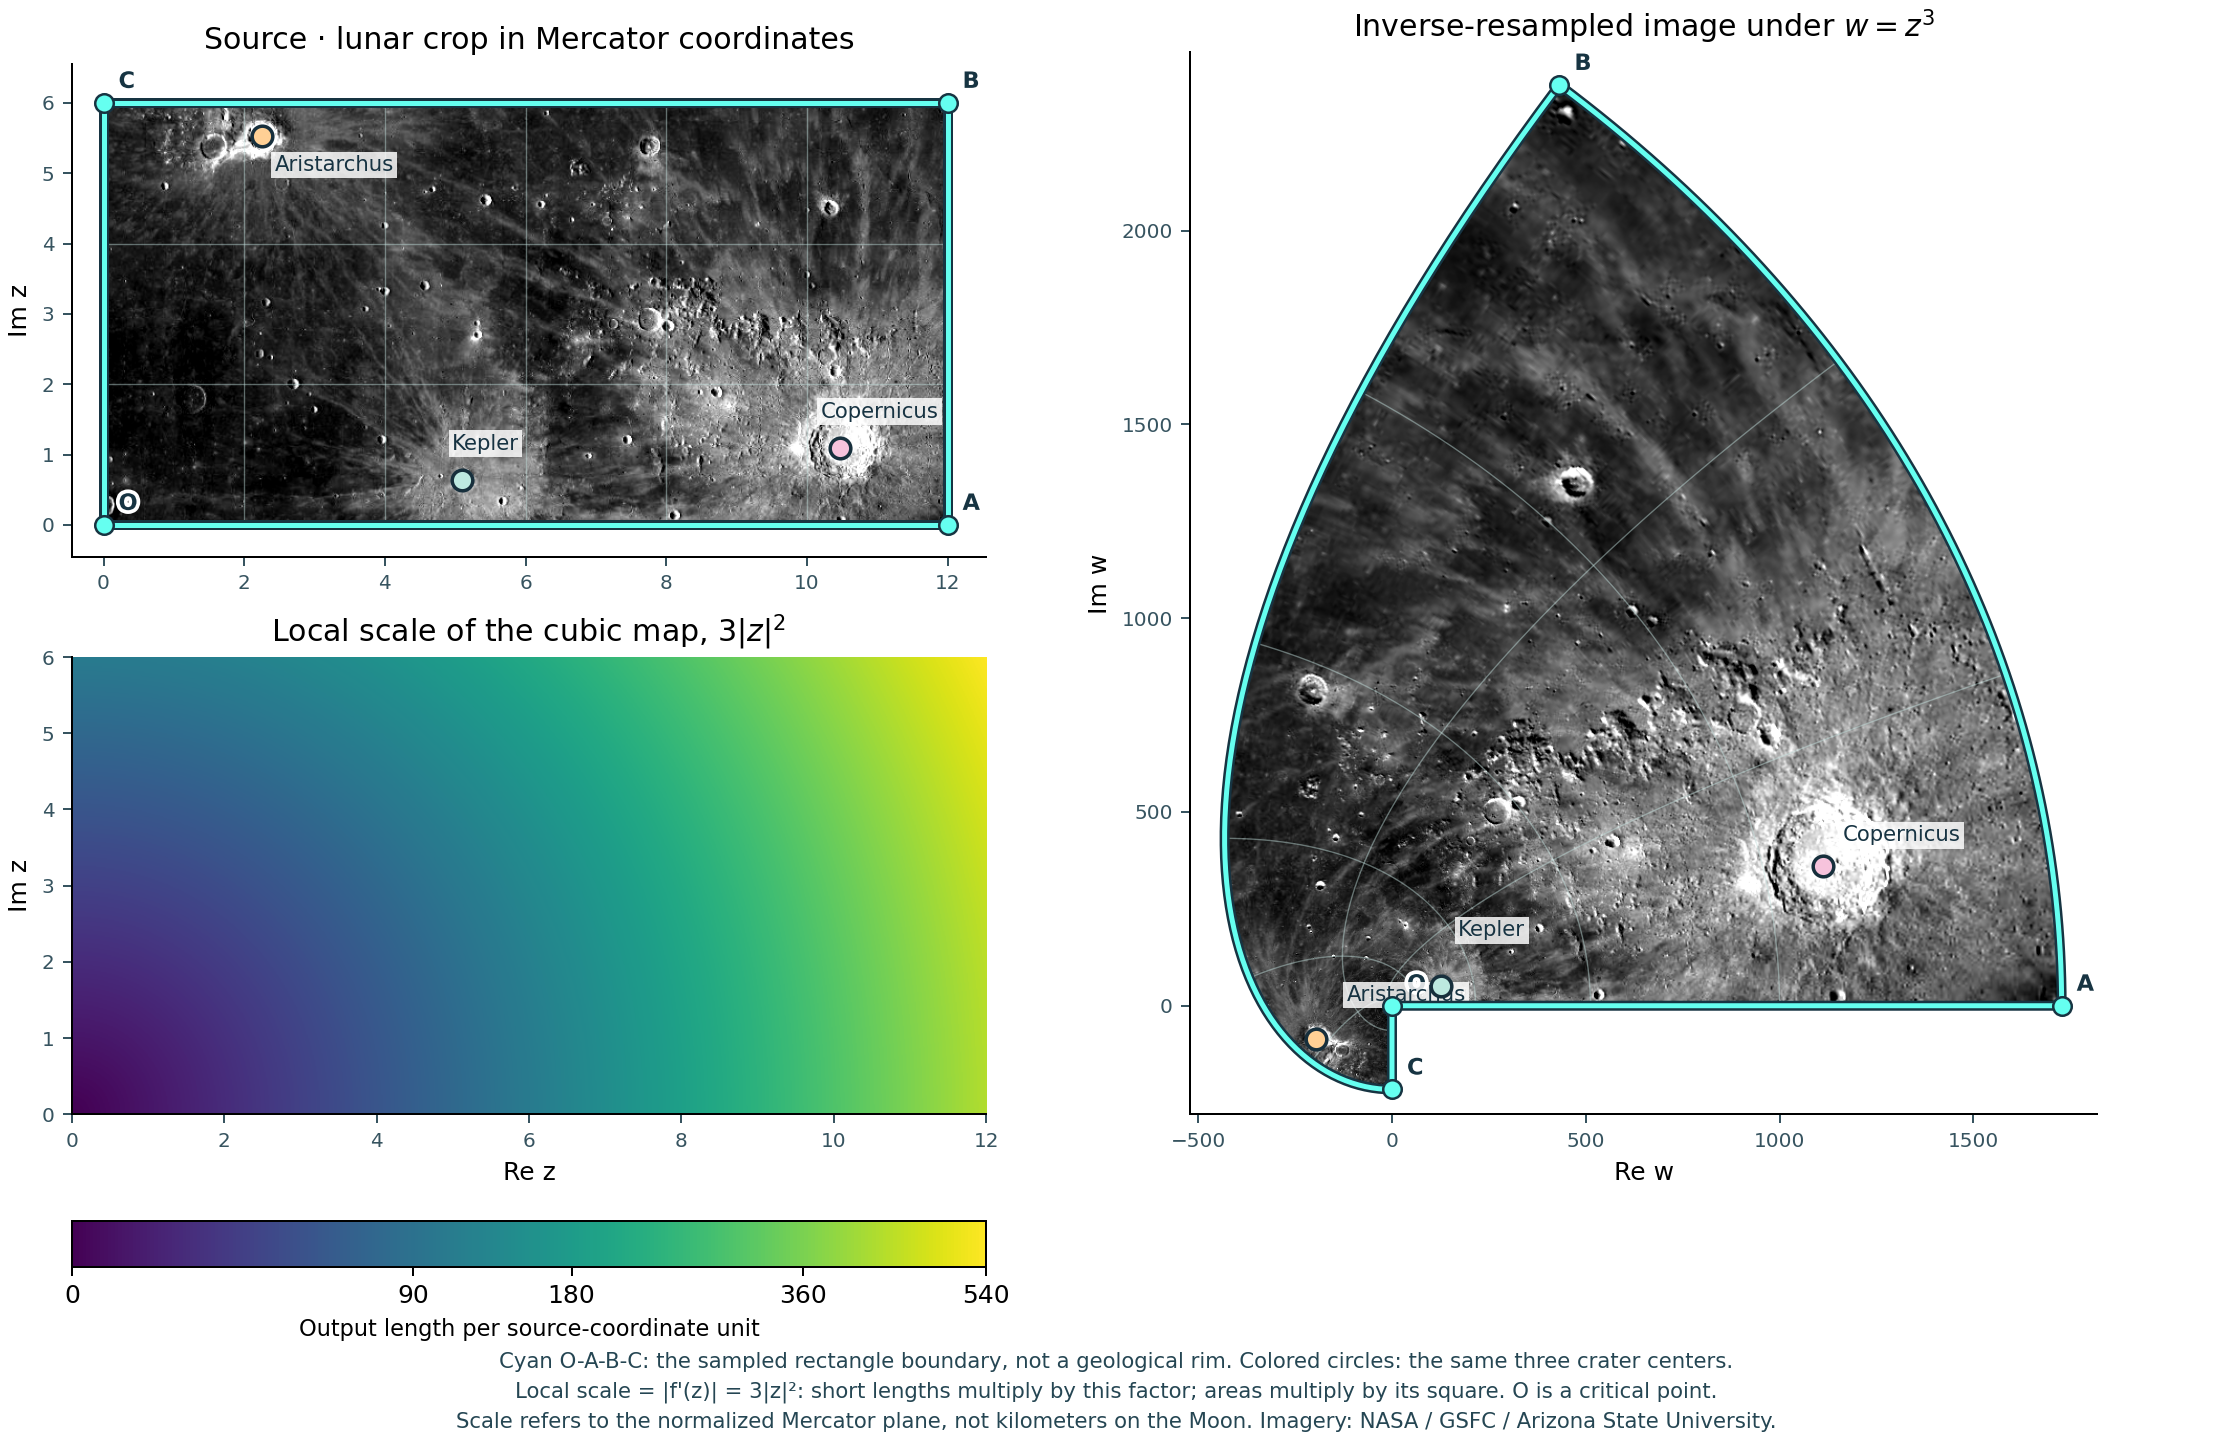

Here is the Python script that generated this plot:
"""Warp a georeferenced LROC mosaic crop with the cubic map from thesis §4.2."""

from itertools import pairwise
from pathlib import Path

import matplotlib.pyplot as plt
import numpy as np
from matplotlib import patheffects
from matplotlib.colors import PowerNorm
from numpy.typing import NDArray
from scipy.ndimage import map_coordinates

from pyconformal.viz import apply_conformal_to_rectangle

FloatGrid = NDArray[np.float64]
ComplexGrid = NDArray[np.complex128]
WEST, SOUTH, EAST, NORTH = -55.0, 2.0, -15.0, 28.0
MERCATOR_SOUTH = float(np.arcsinh(np.tan(np.deg2rad(6.0))))
UNIT_ANGLE = float(np.deg2rad(EAST - WEST) / 12)
LANDMARKS = (
    ("Aristarchus", -47.49, 23.73, "#ffd095"),
    ("Kepler", -38.01, 8.12, "#bde9e0"),
    ("Copernicus", -20.08, 9.62, "#f7c3dc"),
)


def source_coordinate(longitude: float, latitude: float) -> complex:
    """Convert east-positive degrees into normalized lunar Mercator coordinates."""
    x = np.deg2rad(longitude - WEST) / UNIT_ANGLE
    y = (np.arcsinh(np.tan(np.deg2rad(latitude))) - MERCATOR_SOUTH) / UNIT_ANGLE
    return complex(x, y)


def inverse_cube(points: ComplexGrid) -> ComplexGrid:
    """Recover points in the thesis rectangle and mark exterior samples as NaN."""
    argument = np.mod(np.angle(points), 2 * np.pi)
    argument = np.where(np.isclose(argument, 2 * np.pi, atol=1e-12, rtol=0), 0, argument)
    radius = np.cbrt(np.abs(points))
    x = radius * np.cos(argument / 3)
    y = radius * np.sin(argument / 3)
    inside = (argument <= 1.5 * np.pi + 1e-12) & (x <= 12 + 1e-10) & (y <= 6 + 1e-10)
    return np.where(inside, np.clip(x, 0, 12) + 1j * np.clip(y, 0, 6), complex(np.nan, np.nan))


def sample_mosaic(mosaic: FloatGrid, points: ComplexGrid) -> FloatGrid:
    """Interpolate the geographic image at normalized Mercator coordinates."""
    valid = np.isfinite(points)
    safe = np.where(valid, points, 0j)
    longitudes = WEST + np.rad2deg(UNIT_ANGLE * safe.real)
    latitudes = np.rad2deg(np.arctan(np.sinh(MERCATOR_SOUTH + UNIT_ANGLE * safe.imag)))
    height, width = mosaic.shape
    columns = (longitudes - WEST) * width / (EAST - WEST) - 0.5
    rows = (NORTH - latitudes) * height / (NORTH - SOUTH) - 0.5
    samples = map_coordinates(mosaic, [rows, columns], order=1, mode="nearest")
    return np.asarray(np.where(valid, samples, np.nan), dtype=np.float64)


def pixel_grid(extent: tuple[float, float, float, float], height: int, width: int) -> ComplexGrid:
    """Create complex coordinates at output pixel centers, starting at the bottom."""
    left, right, bottom, top = extent
    x = left + (np.arange(width) + 0.5) * (right - left) / width
    y = bottom + (np.arange(height) + 0.5) * (top - bottom) / height
    return x[None, :] + 1j * y[:, None]


def main() -> None:
    """Render the Mercator crop, cubic image, and local scale."""
    path = Path(__file__)
    mosaic = np.asarray(plt.imread(path.with_name("lunar-lroc-wac.jpg")), dtype=np.float64)
    if mosaic.shape != (520, 800):
        raise ValueError("Expected the 800 by 520 grayscale LROC crop described in the example.")
    source_extent = (0.0, 12.0, 0.0, 6.0)
    image_extent = (-432.0, 1728.0, -216.0, 2376.0)
    source_pixels = pixel_grid(source_extent, 380, 760)
    image_pixels = pixel_grid(image_extent, 960, 800)
    original = sample_mosaic(mosaic, source_pixels)
    warped = sample_mosaic(mosaic, inverse_cube(image_pixels))
    mapped_grid = apply_conformal_to_rectangle(lambda z: z**3, 0j, 12 + 6j, 7, 4)
    black, white = np.percentile(original, [2, 99])
    fig = plt.figure(figsize=(12.4, 8.0), layout="constrained")
    layout = fig.add_gridspec(2, 2, width_ratios=(1, 1.27))
    source = fig.add_subplot(layout[0, 0])
    scale_ax = fig.add_subplot(layout[1, 0])
    image = fig.add_subplot(layout[:, 1])
    for ax, raster, extent, horizontal, vertical in (
        (source, original, source_extent, mapped_grid.horizontal, mapped_grid.vertical),
        (image, warped, image_extent, mapped_grid.mapped_horizontal, mapped_grid.mapped_vertical),
    ):
        ax.imshow(raster, origin="lower", extent=extent, cmap="gray", vmin=black, vmax=white)
        for family in (horizontal, vertical):
            for line in family:
                ax.plot(line.real, line.imag, color="#c4e2df", linewidth=0.55, alpha=0.45)

    corners = np.array([0j, 12 + 0j, 12 + 6j, 6j, 0j])
    boundary = np.concatenate(
        [np.linspace(a, b, 150, endpoint=False) for a, b in pairwise(corners)]
    )
    boundary = np.append(boundary, boundary[0])
    for ax, outline in ((source, boundary), (image, boundary**3)):
        line = ax.plot(outline.real, outline.imag, color="#65fff0", lw=2, zorder=4)[0]
        line.set_path_effects(
            [patheffects.Stroke(linewidth=4, foreground="#173442"), patheffects.Normal()]
        )
    for panel, ax in enumerate((source, image)):
        for label, corner in zip("OABC", corners[:4], strict=True):
            z = corner if panel == 0 else corner**3
            ax.scatter(z.real, z.imag, s=55, c="#65fff0", edgecolors="#173442", zorder=5)
            annotation = ax.annotate(
                label,
                (z.real, z.imag),
                xytext=(6, 6),
                textcoords="offset points",
                fontsize=9,
                fontweight="bold",
                color="#173442",
            )
            annotation.set_path_effects([patheffects.withStroke(linewidth=3, foreground="white")])

    source_offsets = ((5, -14), (-4, 12), (-8, 12))
    image_offsets = ((12, 15), (7, 20), (8, 10))
    for (name, longitude, latitude, color), offset_in, offset_out in zip(
        LANDMARKS, source_offsets, image_offsets, strict=True
    ):
        point = source_coordinate(longitude, latitude)
        for ax, z, offset in ((source, point, offset_in), (image, point**3, offset_out)):
            ax.scatter(
                z.real, z.imag, s=68, color=color, edgecolor="#172f3c", linewidth=1.4, zorder=6
            )
            ax.annotate(
                name,
                (z.real, z.imag),
                xytext=offset,
                textcoords="offset points",
                fontsize=8.5,
                color="#173342",
                fontweight="medium",
                bbox={"facecolor": "#ffffff", "edgecolor": "none", "alpha": 0.84, "pad": 1.4},
            )

    heat = scale_ax.imshow(
        3 * np.abs(source_pixels) ** 2,
        origin="lower",
        extent=source_extent,
        cmap="viridis",
        norm=PowerNorm(gamma=0.55, vmin=0, vmax=540),
    )
    bar = fig.colorbar(
        heat,
        ax=scale_ax,
        orientation="horizontal",
        fraction=0.13,
        pad=0.06,
        ticks=(0, 90, 180, 360, 540),
    )
    bar.set_label("Output length per source-coordinate unit", fontsize=9)
    source.set(title="Source · lunar crop in Mercator coordinates", ylabel="Im z")
    scale_ax.set(title=r"Local scale of the cubic map, $3|z|^2$", xlabel="Re z", ylabel="Im z")
    image.set(title=r"Inverse-resampled image under $w=z^3$", xlabel="Re w", ylabel="Im w")
    source.set(xlim=(-0.45, 12.55), ylim=(-0.45, 6.55))
    fig.supxlabel(
        "Cyan O-A-B-C: the sampled rectangle boundary, not a geological rim. "
        "Colored circles: the same three crater centers.\n"
        "Local scale = |f'(z)| = 3|z|²: short lengths multiply by this factor; "
        "areas multiply by its square. O is a critical point.\n"
        "Scale refers to the normalized Mercator plane, not kilometers on the Moon. "
        "Imagery: NASA / GSFC / Arizona State University.",
        fontsize=8.5,
        color="#254653",
        linespacing=1.6,
    )
    for ax in (source, scale_ax, image):
        ax.spines[["top", "right"]].set_visible(False)
        ax.tick_params(labelsize=8, colors="#375460")
    image.set(xlim=(-520, 1820), ylim=(-280, 2460))
    fig.savefig(path.with_suffix(".png"), dpi=180)
    plt.close(fig)


if __name__ == "__main__":
    main()
